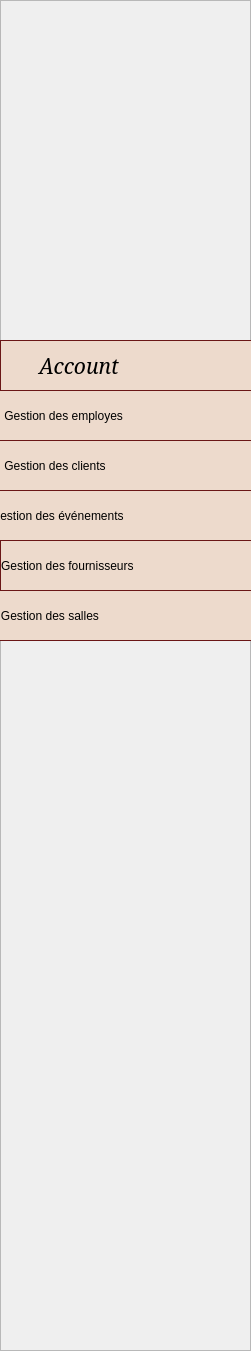
   <widget class="QFrame" name="frame">
    <property name="geometry">
     <rect>
      <x>0</x>
      <y>-10</y>
      <width>251</width>
      <height>1351</height>
     </rect>
    </property>
    <property name="styleSheet">
     <string notr="true">#frame {
	background:rgb(234, 210, 191);
}</string>
    </property>
    <property name="frameShape">
     <enum>QFrame::StyledPanel</enum>
    </property>
    <property name="frameShadow">
     <enum>QFrame::Raised</enum>
    </property>
    <widget class="QPushButton" name="g_emp_2">
     <property name="geometry">
      <rect>
       <x>-20</x>
       <y>390</y>
       <width>341</width>
       <height>51</height>
      </rect>
     </property>
     <property name="styleSheet">
      <string notr="true">QPushButton {
background-color: rgb(237, 218, 204);
	
border: none;

	font: italic 16pt &quot;Elephant&quot;;
text-align: left;
border: 1px solid #6a1616;
}
QPushButton:hover {
	color: rgb(255, 255, 255);

background:#6a1616;
border: none;
text-align: left;
}
</string>
     </property>
     <property name="text">
      <string>       Gestion des employes</string>
     </property>
    </widget>
    <widget class="QPushButton" name="compte_2">
     <property name="geometry">
      <rect>
       <x>0</x>
       <y>340</y>
       <width>321</width>
       <height>51</height>
      </rect>
     </property>
     <property name="font">
      <font>
       <family>Elephant</family>
       <pointsize>16</pointsize>
       <weight>50</weight>
       <italic>true</italic>
       <bold>false</bold>
      </font>
     </property>
     <property name="styleSheet">
      <string notr="true">QPushButton {
background-color: rgb(237, 218, 204);
	
border: none;

	font: italic 16pt &quot;Elephant&quot;;
text-align: left;
border: 1px solid #6a1616;
}
QPushButton:hover {
	color: rgb(255, 255, 255);

background:#6a1616;
border: none;
text-align: left;
}
</string>
     </property>
     <property name="text">
      <string>       Account</string>
     </property>
    </widget>
    <widget class="QPushButton" name="g_emp_3">
     <property name="geometry">
      <rect>
       <x>-20</x>
       <y>440</y>
       <width>341</width>
       <height>51</height>
      </rect>
     </property>
     <property name="styleSheet">
      <string notr="true">QPushButton {
background-color: rgb(237, 218, 204);
	
border: none;

	font: italic 16pt &quot;Elephant&quot;;
text-align: left;
border: 1px solid #6a1616;
}
QPushButton:hover {
	color: rgb(255, 255, 255);

background:#6a1616;
border: none;
text-align: left;
}
</string>
     </property>
     <property name="text">
      <string>       Gestion des clients</string>
     </property>
    </widget>
    <widget class="QPushButton" name="g_emp_4">
     <property name="geometry">
      <rect>
       <x>-20</x>
       <y>490</y>
       <width>341</width>
       <height>51</height>
      </rect>
     </property>
     <property name="styleSheet">
      <string notr="true">QPushButton {
background-color: rgb(237, 218, 204);
	
border: none;

	font: italic 16pt &quot;Elephant&quot;;
text-align: left;
border: 1px solid #6a1616;
}
QPushButton:hover {
	color: rgb(255, 255, 255);

background:#6a1616;
border: none;
text-align: left;
}

</string>
     </property>
     <property name="text">
      <string>   Gestion des événements</string>
     </property>
    </widget>
    <widget class="QLabel" name="label_4">
     <property name="geometry">
      <rect>
       <x>80</x>
       <y>50</y>
       <width>221</width>
       <height>211</height>
      </rect>
     </property>
     <property name="text">
      <string/>
     </property>
     <property name="pixmap">
      <pixmap>:/new/prefix1/admin.png</pixmap>
     </property>
     <property name="scaledContents">
      <bool>true</bool>
     </property>
    </widget>
    <widget class="QPushButton" name="g_emp_5">
     <property name="geometry">
      <rect>
       <x>0</x>
       <y>540</y>
       <width>341</width>
       <height>51</height>
      </rect>
     </property>
     <property name="styleSheet">
      <string notr="true">QPushButton {
background-color: rgb(237, 218, 204);
	
border: none;

	font: italic 16pt &quot;Elephant&quot;;
text-align: left;
border: 1px solid #6a1616;
}
QPushButton:hover {
	color: rgb(255, 255, 255);

background:#6a1616;
border: none;
text-align: left;
}

</string>
     </property>
     <property name="text">
      <string>Gestion des fournisseurs</string>
     </property>
    </widget>
    <widget class="QPushButton" name="g_emp_6">
     <property name="geometry">
      <rect>
       <x>-20</x>
       <y>590</y>
       <width>341</width>
       <height>51</height>
      </rect>
     </property>
     <property name="styleSheet">
      <string notr="true">QPushButton {
background-color: rgb(237, 218, 204);
	
border: none;

	font: italic 16pt &quot;Elephant&quot;;
text-align: left;
border: 1px solid #6a1616;
}
QPushButton:hover {
	color: rgb(255, 255, 255);

background:#6a1616;
border: none;
text-align: left;
}

</string>
     </property>
     <property name="text">
      <string>      Gestion des salles</string>
     </property>
    </widget>
    <widget class="QLabel" name="label_5">
     <property name="geometry">
      <rect>
       <x>10</x>
       <y>0</y>
       <width>281</width>
       <height>291</height>
      </rect>
     </property>
     <property name="text">
      <string/>
     </property>
     <property name="pixmap">
      <pixmap>../logoooo/logo apppp123.png</pixmap>
     </property>
     <property name="scaledContents">
      <bool>true</bool>
     </property>
    </widget>
    <widget class="QLabel" name="label_9">
     <property name="geometry">
      <rect>
       <x>20</x>
       <y>40</y>
       <width>201</width>
       <height>241</height>
      </rect>
     </property>
     <property name="text">
      <string/>
     </property>
     <property name="pixmap">
      <pixmap>../../logoooo/logo apppp123.png</pixmap>
     </property>
     <property name="scaledContents">
      <bool>true</bool>
     </property>
    </widget>
   </widget>
